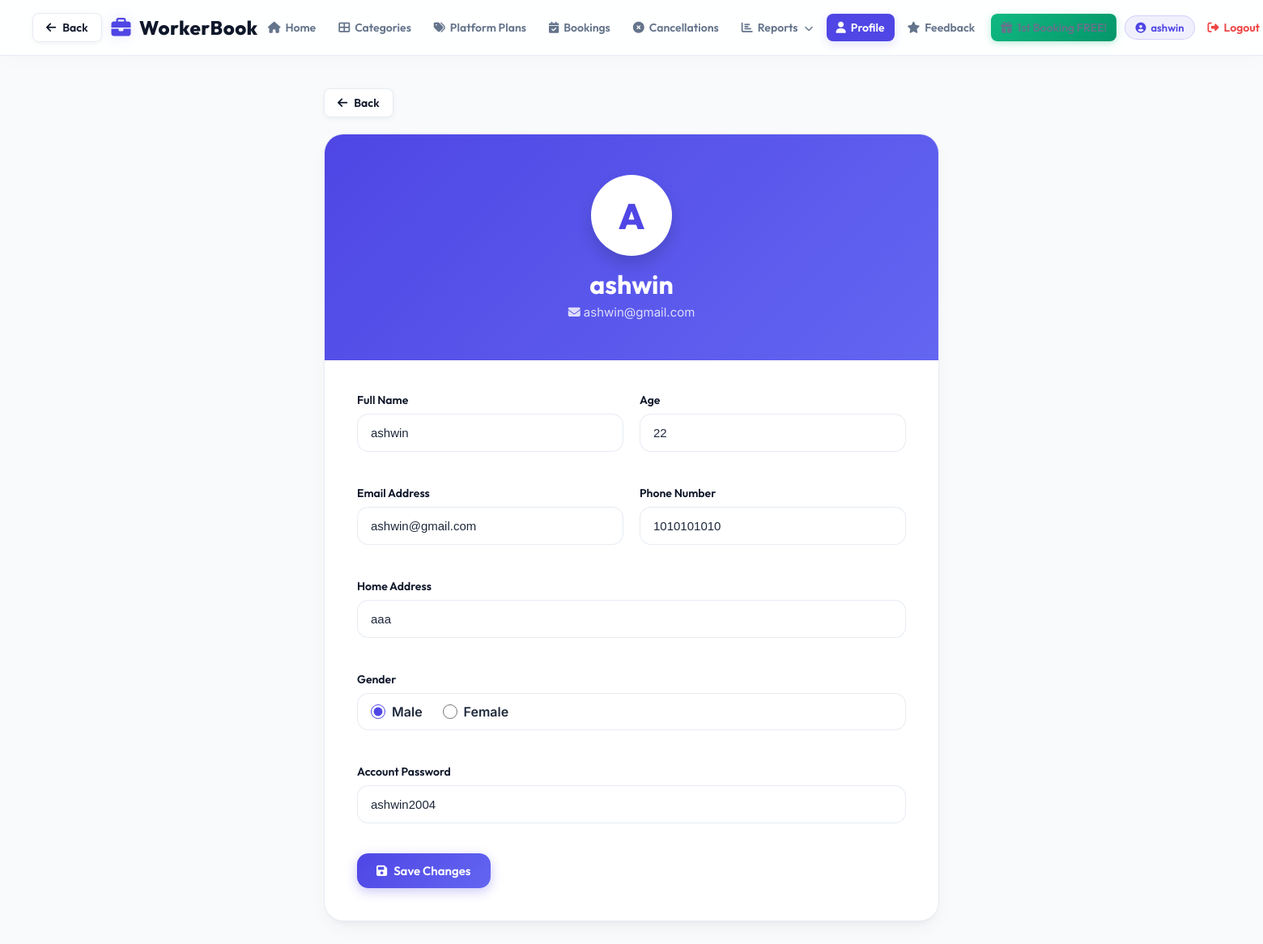
/customer/profile.php (signed in), run on the app's committed database.
### tables this page shows
CREATE TABLE IF NOT EXISTS `cregistration` (
  `crid` int NOT NULL AUTO_INCREMENT,
  `cname` varchar(50) NOT NULL,
  `cage` int NOT NULL,
  `caddress` varchar(100) NOT NULL,
  `cgender` char(1) NOT NULL,
  `cphone` char(10) NOT NULL,
  `cgmail` varchar(50) NOT NULL,
  `cpassword` varchar(50) NOT NULL,
  `cstatus` int NOT NULL DEFAULT '1',
  `c_reg_date` datetime DEFAULT CURRENT_TIMESTAMP,
  `c_plan_type` varchar(20) DEFAULT 'none',
  `c_plan_expires` date DEFAULT NULL,
  PRIMARY KEY (`crid`),
  UNIQUE KEY `cgmail` (`cgmail`)
);

### classes/DataAccess.class.php (called while the page is built, shortened)
<?php
class DataAccess
{
	private $_con,$_query,$_errors;
	public function __construct()
	{
		if(!$this->_con = @mysqli_connect(DB_HOST, DB_USER, DB_PASSWORD, DB_NAME))
		{
			die("<div style='padding:20px; font-family:sans-serif; text-align:center;'><h2>Database Connection Pending</h2><p>Please set your <b>DB_HOST</b>, <b>DB_USER</b>, <b>DB_PASSWORD</b>, and <b>DB_NAME</b> in your Render dashboard environment settings.</p></div>");
		}
		$this->_errors ="";
	}
	public function getData($fields,$table,$condition = "1")
	{
		if(!$this->_checkTable($table))
		{
			$this->_errors.="$table not Present";
			return false;
		}
		$this->_query = "select ";
		if(is_array($fields))
		{
			if($this->_checkFieldsIndexed($fields,$table))
			{
				$this->_query.=implode(",",$fields);
			}
			else
			{
				return false;
			}
		}
		else if(gettype($fields) == "string")
		{
			if($fields == "*")
			{
				$this->_query.="*";
			}
		}
		else
		{
			$this->_errors.=" Invalid scheme type";
			return false;
		}
		$this->_query.=" from $table where $condition";
		$resref=mysqli_query($this->_con,$this->_query);
		$dataArr = array();
		if(mysqli_num_rows($resref))
		{
			while($rows = mysqli_fetch_assoc($resref))
			{
				$dataArr[] = $rows;
			}
		}
		return $dataArr;
	}
	private function _checkTable($table)
	{
		$q="show tables";
		$resref = mysqli_query($this->_con,$q);
		if(mysqli_num_rows($resref))
		{
			while($row=mysqli_fetch_array($resref))
			{
				if($row[0]==$table)
				{
					return true;
				}
			}
		}
		return false;
	}
}
?>

### customer/profile.php (the view, shortened to what this page needs)
<?php
include("customerheader.php");
$dao = new DataAccess();
$cid = $_SESSION['crid'];
$data = $dao->getData(
    "*",
    "cregistration",
    "crid=".$cid
);
$row = $data[0];
?>
<!DOCTYPE html>
<html lang="en">
<head>
</head>
<body>
<div class="profile-container animate-fade-up">
    <div style="margin-bottom: 20px;">
        <button type="button" onclick="if(document.referrer && document.referrer.indexOf(window.location.host) !== -1) { history.back(); } else { window.location.href='home.php'; }" class="btn-back-global">
            <i class="fas fa-arrow-left"></i> Back
        </button>
    </div>
    <div class="profile-card-custom">
        <div class="profile-header-custom">
            <div class="avatar-circle">
                <?php echo strtoupper(substr($row['cname'], 0, 1)); ?>
            </div>
            <h2><?php echo htmlspecialchars($row['cname']); ?></h2>
            <p><i class="fas fa-envelope me-1"></i> <?php echo htmlspecialchars($row['cgmail']); ?></p>
        </div>
        <div class="profile-body-custom">
            <form method="POST">
                <div class="form-grid-custom">
                    <div class="form-group-modern">
                        <label class="form-label-modern">Full Name</label>
                        <input type="text" name="cname" class="form-input-modern" value="<?php echo htmlspecialchars($row['cname']); ?>" required>
                    </div>
                    <div class="form-group-modern">
                        <label class="form-label-modern">Age</label>
                        <input type="number" name="cage" class="form-input-modern" value="<?php echo htmlspecialchars($row['cage']); ?>" required>
                    </div>
                    <div class="form-group-modern">
                        <label class="form-label-modern">Email Address</label>
                        <input type="email" name="cgmail" class="form-input-modern" value="<?php echo htmlspecialchars($row['cgmail']); ?>" required>
                    </div>
                    <div class="form-group-modern">
                        <label class="form-label-modern">Phone Number</label>
                        <input type="text" name="cphone" class="form-input-modern" value="<?php echo htmlspecialchars($row['cphone']); ?>" required>
                    </div>
                    <div class="form-group-modern grid-full-width">
                        <label class="form-label-modern">Home Address</label>
                        <input type="text" name="caddress" class="form-input-modern" value="<?php echo htmlspecialchars($row['caddress']); ?>" required>
                    </div>
                    <div class="form-group-modern grid-full-width">
                        <label class="form-label-modern">Gender</label>
                        <div class="gender-group-custom">
                            <label>
                                <input type="radio" name="cgender" value="m" <?php echo ($row['cgender'] == "m") ? "checked" : ""; ?>>
                                Male
                            </label>
                            <label>
                                <input type="radio" name="cgender" value="f" <?php echo ($row['cgender'] == "f") ? "checked" : ""; ?>>
                                Female
                            </label>
                        </div>
                    </div>
                    <div class="form-group-modern grid-full-width">
                        <label class="form-label-modern">Account Password</label>
                        <input type="text" name="cpassword" class="form-input-modern" value="<?php echo htmlspecialchars($row['cpassword']); ?>" required>
                    </div>
                </div>
                <button type="submit" name="update" class="btn-modern btn-primary-modern w-100" style="margin-top: 15px;">
                    <i class="fas fa-save"></i> Save Changes
                </button>
            </form>
        </div>
    </div>
</div>
</body>
</html>

### css/professional.css (style rules this page uses)
:root { --primary: #4f46e5; --primary-hover: #4338ca; --primary-glow: rgba(79, 70, 229, 0.15); --secondary: #0f172a; --secondary-hover: #1e293b; --accent: #06b6d4; --background: #f8fafc; --card-bg: rgba(255, 255, 255, 0.9); --text-main: #1e293b; --text-muted: #64748b; --border-color: rgba(226, 232, 240, 0.8); --success: #10b981; --success-bg: #ecfdf5; --success-text: #065f46; --error: #ef4444; --error-bg: #fef2f2; --error-text: #991b1b; --warning: #f59e0b; --warning-bg: #fffbeb; --warning-text: #92400e; --shadow-sm: 0 2px 8px rgba(0,0,0,0.04); --shadow-md: 0 10px 25px -5px rgba(0, 0, 0, 0.05), 0 8px 10px -6px rgba(0, 0, 0, 0.05); --shadow-lg: 0 20px 25px -5px rgba(0, 0, 0, 0.1), 0 10px 10px -5px rgba(0, 0, 0, 0.04); --radius-sm: 8px; --radius-md: 14px; --radius-lg: 24px; --transition: all 0.3s cubic-bezier(0.4, 0, 0.2, 1); }
* { margin: 0; padding: 0; box-sizing: border-box; }
html, body { min-height: 100%; background-color: var(--background); color: var(--text-main); font-family: 'Inter', sans-serif; -webkit-font-smoothing: antialiased; }
h1, h2, h3, h4, h5, h6 { font-family: 'Outfit', sans-serif; color: var(--secondary); font-weight: 700; }
.animate-fade-up { animation: fadeInUp 0.6s cubic-bezier(0.16, 1, 0.3, 1) forwards; }
.btn-modern { display: inline-flex; align-items: center; justify-content: center; gap: 8px; font-family: 'Outfit', sans-serif; font-weight: 600; font-size: 15px; padding: 12px 24px; border-radius: var(--radius-md); border: none; cursor: pointer; transition: var(--transition); }
.btn-primary-modern { background: linear-gradient(135deg, var(--primary) 0%, #6366f1 100%); color: #ffffff; box-shadow: 0 4px 14px rgba(79, 70, 229, 0.3); }
.form-group-modern { margin-bottom: 22px; position: relative; }
.form-label-modern { display: block; margin-bottom: 8px; font-weight: 600; font-size: 14px; color: var(--secondary); font-family: 'Outfit', sans-serif; }
.form-input-modern { width: 100%; padding: 14px 16px; background: #ffffff; border: 1px solid var(--border-color); border-radius: var(--radius-md); font-size: 15px; color: var(--text-main); transition: var(--transition); outline: none; }
.btn-back-global { display: inline-flex; align-items: center; gap: 8px; padding: 8px 16px; font-family: 'Outfit', 'Inter', sans-serif; font-size: 14px; font-weight: 600; color: var(--secondary, #0f172a); background: rgba(255, 255, 255, 0.95); border: 1px solid var(--border-color, rgba(226, 232, 240, 0.8)); border-radius: var(--radius-sm, 8px); box-shadow: 0 2px 6px rgba(0, 0, 0, 0.05); cursor: pointer; text-decoration: none !important; transition: all 0.3s cubic-bezier(0.4, 0, 0.2, 1); }
.btn-back-global i { font-size: 14px; transition: transform 0.2s ease; }

### customer/profile.php (style rules this page uses)
.profile-container { max-width: 800px; margin: 40px auto; padding: 0 20px; }
.profile-card-custom { padding: 0; overflow: hidden; border-radius: var(--radius-lg); border: 1px solid var(--border-color); background: #ffffff; box-shadow: var(--shadow-md); }
.profile-header-custom { background: linear-gradient(135deg, var(--primary) 0%, #6366f1 100%); padding: 50px 30px; text-align: center; color: #ffffff; }
.avatar-circle { width: 100px; height: 100px; background: #ffffff; color: var(--primary); border-radius: 50%; display: inline-flex; align-items: center; justify-content: center; font-size: 44px; font-family: 'Outfit', sans-serif; font-weight: 800; margin-bottom: 15px; box-shadow: 0 10px 20px rgba(0,0,0,0.15); border: 3px solid rgba(255, 255, 255, 0.2); animation: floatAnim 4s ease-in-out infinite; }
.profile-header-custom h2 { color: #ffffff; font-size: 32px; margin-bottom: 5px; }
.profile-header-custom p { color: rgba(255, 255, 255, 0.8); font-size: 15px; }
.profile-body-custom { padding: 40px; }
.form-grid-custom { display: grid; grid-template-columns: 1fr 1fr; gap: 20px; }
.grid-full-width { grid-column: span 2; }
.gender-group-custom { display: flex; gap: 25px; align-items: center; padding: 12px 16px; border: 1px solid var(--border-color); border-radius: var(--radius-md); background: #ffffff; }
.gender-group-custom label { display: inline-flex; align-items: center; gap: 8px; cursor: pointer; font-weight: 600; color: var(--text-main); margin-bottom: 0; }
.gender-group-custom input[type="radio"] { width: 18px; height: 18px; accent-color: var(--primary); cursor: pointer; }

### data on the page
cregistration: cname "A", cname "ashwin", cgmail "ashwin@gmail.com", cage "22", cphone "1010101010", caddress "aaa", cgender "☑ Male", cgender "☐ Female", cpassword "ashwin2004"

### other printed values
$_SESSION['cname'] "ashwin"
